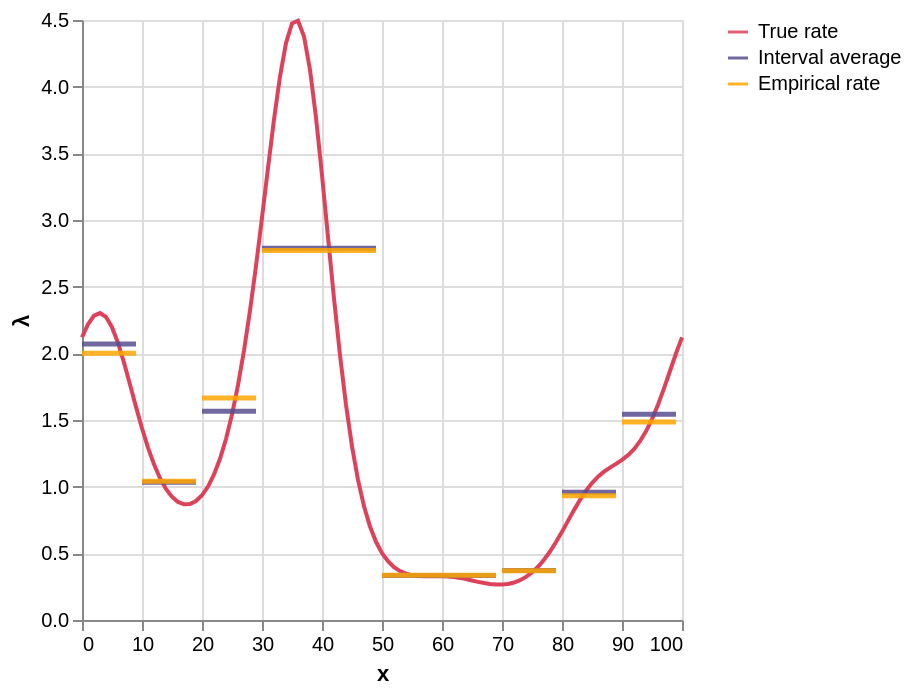

Write notebook code for a chart like this one.
### Markdown cell above
Visualise the data.

### Code cell
plot_data(df_obs, df_rates, show_empirical=True)

### Figure 1 — Vega-Lite specification as saved in the notebook (floating-point values rounded to 4 significant figures)
{"config": {"view": {"continuousWidth": 300, "continuousHeight": 300}}, "layer": [{"data": {"name": "data-f53583a3f60d67d7d6ca3be52d18a4b9"}, "mark": {"type": "line"}, "encoding": {"color": {"field": "series", "legend": {"title": null}, "scale": {"domain": ["True rate", "Interval average", "Empirical rate"], "range": ["#de425b", "#594e90", "#ffa600"]}, "title": null, "type": "nominal"}, "x": {"field": "x", "title": "x", "type": "quantitative"}, "y": {"field": "lambda", "title": "λ", "type": "quantitative"}}}, {"data": {"name": "data-0edac0392ac19584631f5cac8996755e"}, "mark": {"type": "rule", "opacity": 0.85, "strokeWidth": 2.5}, "encoding": {"color": {"field": "series", "legend": {"title": null}, "scale": {"domain": ["True rate", "Interval average", "Empirical rate"], "range": ["#de425b", "#594e90", "#ffa600"]}, "title": null, "type": "nominal"}, "x": {"field": "x_min", "title": "x", "type": "quantitative"}, "x2": {"field": "x_max"}, "y": {"field": "lambda_obs", "title": "λ", "type": "quantitative"}}}, {"data": {"name": "data-cb81e4666533aff148cc035f664f3325"}, "mark": {"type": "rule", "opacity": 0.85, "strokeWidth": 2.5}, "encoding": {"color": {"field": "series", "legend": {"title": null}, "scale": {"domain": ["True rate", "Interval average", "Empirical rate"], "range": ["#de425b", "#594e90", "#ffa600"]}, "title": null, "type": "nominal"}, "x": {"field": "x_min", "title": "x", "type": "quantitative"}, "x2": {"field": "x_max"}, "y": {"field": "lambda_obs", "title": "λ", "type": "quantitative"}}}], "$schema": "https://vega.github.io/schema/vega-lite/v6.1.0.json", "datasets": {"data-f53583a3f60d67d7d6ca3be52d18a4b9": [{"x": 0, "lambda": 2.12, "series": "True rate"}, {"x": 1, "lambda": 2.218, "series": "True rate"}, {"x": 2, "lambda": 2.282, "series": "True rate"}, {"x": 3, "lambda": 2.302, "series": "True rate"}, {"x": 4, "lambda": 2.273, "series": "True rate"}, {"x": 5, "lambda": 2.196, "series": "True rate"}, {"x": 6, "lambda": 2.078, "series": "True rate"}, {"x": 7, "lambda": 1.93, "series": "True rate"}, {"x": 8, "lambda": 1.766, "series": "True rate"}, {"x": 9, "lambda": 1.598, "series": "True rate"}, {"x": 10, "lambda": 1.438, "series": "True rate"}, {"x": 11, "lambda": 1.293, "series": "True rate"}, {"x": 12, "lambda": 1.167, "series": "True rate"}, {"x": 13, "lambda": 1.064, "series": "True rate"}, {"x": 14, "lambda": 0.9826, "series": "True rate"}, {"x": 15, "lambda": 0.9235, "series": "True rate"}, {"x": 16, "lambda": 0.8855, "series": "True rate"}, {"x": 17, "lambda": 0.8678, "series": "True rate"}, {"x": 18, "lambda": 0.87, "series": "True rate"}, {"x": 19, "lambda": 0.8923, "series": "True rate"}, {"x": 20, "lambda": 0.9354, "series": "True rate"}, {"x": 21, "lambda": 1.001, "series": "True rate"}, {"x": 22, "lambda": 1.091, "series": "True rate"}, {"x": 23, "lambda": 1.209, "series": "True rate"}, {"x": 24, "lambda": 1.358, "series": "True rate"}, {"x": 25, "lambda": 1.541, "series": "True rate"}, {"x": 26, "lambda": 1.761, "series": "True rate"}, {"x": 27, "lambda": 2.021, "series": "True rate"}, {"x": 28, "lambda": 2.321, "series": "True rate"}, {"x": 29, "lambda": 2.656, "series": "True rate"}, {"x": 30, "lambda": 3.017, "series": "True rate"}, {"x": 31, "lambda": 3.391, "series": "True rate"}, {"x": 32, "lambda": 3.753, "series": "True rate"}, {"x": 33, "lambda": 4.076, "series": "True rate"}, {"x": 34, "lambda": 4.327, "series": "True rate"}, {"x": 35, "lambda": 4.474, "series": "True rate"}, {"x": 36, "lambda": 4.495, "series": "True rate"}, {"x": 37, "lambda": 4.377, "series": "True rate"}, {"x": 38, "lambda": 4.127, "series": "True rate"}, {"x": 39, "lambda": 3.769, "series": "True rate"}, {"x": 40, "lambda": 3.337, "series": "True rate"}, {"x": 41, "lambda": 2.872, "series": "True rate"}, {"x": 42, "lambda": 2.412, "series": "True rate"}, {"x": 43, "lambda": 1.987, "series": "True rate"}, {"x": 44, "lambda": 1.614, "series": "True rate"}, {"x": 45, "lambda": 1.302, "series": "True rate"}, {"x": 46, "lambda": 1.05, "series": "True rate"}, {"x": 47, "lambda": 0.8524, "series": "True rate"}, {"x": 48, "lambda": 0.7007, "series": "True rate"}, {"x": 49, "lambda": 0.5865, "series": "True rate"}, {"x": 50, "lambda": 0.5019, "series": "True rate"}, {"x": 51, "lambda": 0.4404, "series": "True rate"}, {"x": 52, "lambda": 0.3968, "series": "True rate"}, {"x": 53, "lambda": 0.3668, "series": "True rate"}, {"x": 54, "lambda": 0.3472, "series": "True rate"}, {"x": 55, "lambda": 0.3356, "series": "True rate"}, {"x": 56, "lambda": 0.3298, "series": "True rate"}, {"x": 57, "lambda": 0.3278, "series": "True rate"}, {"x": 58, "lambda": 0.328, "series": "True rate"}, {"x": 59, "lambda": 0.3288, "series": "True rate"}, {"x": 60, "lambda": 0.3287, "series": "True rate"}, {"x": 61, "lambda": 0.3268, "series": "True rate"}, {"x": 62, "lambda": 0.3225, "series": "True rate"}, {"x": 63, "lambda": 0.3157, "series": "True rate"}, {"x": 64, "lambda": 0.3067, "series": "True rate"}, {"x": 65, "lambda": 0.2966, "series": "True rate"}, {"x": 66, "lambda": 0.2862, "series": "True rate"}, {"x": 67, "lambda": 0.2769, "series": "True rate"}, {"x": 68, "lambda": 0.2697, "series": "True rate"}, {"x": 69, "lambda": 0.2656, "series": "True rate"}, {"x": 70, "lambda": 0.2656, "series": "True rate"}, {"x": 71, "lambda": 0.2705, "series": "True rate"}, {"x": 72, "lambda": 0.2812, "series": "True rate"}, {"x": 73, "lambda": 0.2984, "series": "True rate"}, {"x": 74, "lambda": 0.3233, "series": "True rate"}, {"x": 75, "lambda": 0.3566, "series": "True rate"}, {"x": 76, "lambda": 0.3992, "series": "True rate"}, {"x": 77, "lambda": 0.4516, "series": "True rate"}, {"x": 78, "lambda": 0.5137, "series": "True rate"}, {"x": 79, "lambda": 0.5845, "series": "True rate"}, {"x": 80, "lambda": 0.6621, "series": "True rate"}, {"x": 81, "lambda": 0.7432, "series": "True rate"}, {"x": 82, "lambda": 0.8241, "series": "True rate"}, {"x": 83, "lambda": 0.9006, "series": "True rate"}, {"x": 84, "lambda": 0.9691, "series": "True rate"}, {"x": 85, "lambda": 1.027, "series": "True rate"}, {"x": 86, "lambda": 1.075, "series": "True rate"}, {"x": 87, "lambda": 1.112, "series": "True rate"}, {"x": 88, "lambda": 1.143, "series": "True rate"}, {"x": 89, "lambda": 1.171, "series": "True rate"}, {"x": 90, "lambda": 1.201, "series": "True rate"}, {"x": 91, "lambda": 1.236, "series": "True rate"}, {"x": 92, "lambda": 1.282, "series": "True rate"}, {"x": 93, "lambda": 1.341, "series": "True rate"}, {"x": 94, "lambda": 1.415, "series": "True rate"}, {"x": 95, "lambda": 1.507, "series": "True rate"}, {"x": 96, "lambda": 1.615, "series": "True rate"}, {"x": 97, "lambda": 1.737, "series": "True rate"}, {"x": 98, "lambda": 1.867, "series": "True rate"}, {"x": 99, "lambda": 1.999, "series": "True rate"}, {"x": 100, "lambda": 2.12, "series": "True rate"}], "data-0edac0392ac19584631f5cac8996755e": [{"obs_interval": "[0,9]", "x_min": 0, "x_max": 9, "lambda_obs": 2.07, "series": "Interval average"}, {"obs_interval": "[10,19]", "x_min": 10, "x_max": 19, "lambda_obs": 1.033, "series": "Interval average"}, {"obs_interval": "[20,29]", "x_min": 20, "x_max": 29, "lambda_obs": 1.565, "series": "Interval average"}, {"obs_interval": "[30,49]", "x_min": 30, "x_max": 49, "lambda_obs": 2.788, "series": "Interval average"}, {"obs_interval": "[50,69]", "x_min": 50, "x_max": 69, "lambda_obs": 0.3339, "series": "Interval average"}, {"obs_interval": "[70,79]", "x_min": 70, "x_max": 79, "lambda_obs": 0.3706, "series": "Interval average"}, {"obs_interval": "[80,89]", "x_min": 80, "x_max": 89, "lambda_obs": 0.9584, "series": "Interval average"}, {"obs_interval": "[90,99]", "x_min": 90, "x_max": 99, "lambda_obs": 1.544, "series": "Interval average"}], "data-cb81e4666533aff148cc035f664f3325": [{"obs_interval": "[0,9]", "x_min": 0, "x_max": 9, "lambda_obs": 2.001, "series": "Empirical rate"}, {"obs_interval": "[10,19]", "x_min": 10, "x_max": 19, "lambda_obs": 1.04, "series": "Empirical rate"}, {"obs_interval": "[20,29]", "x_min": 20, "x_max": 29, "lambda_obs": 1.665, "series": "Empirical rate"}, {"obs_interval": "[30,49]", "x_min": 30, "x_max": 49, "lambda_obs": 2.771, "series": "Empirical rate"}, {"obs_interval": "[50,69]", "x_min": 50, "x_max": 69, "lambda_obs": 0.336, "series": "Empirical rate"}, {"obs_interval": "[70,79]", "x_min": 70, "x_max": 79, "lambda_obs": 0.369, "series": "Empirical rate"}, {"obs_interval": "[80,89]", "x_min": 80, "x_max": 89, "lambda_obs": 0.932, "series": "Empirical rate"}, {"obs_interval": "[90,99]", "x_min": 90, "x_max": 99, "lambda_obs": 1.485, "series": "Empirical rate"}]}}
